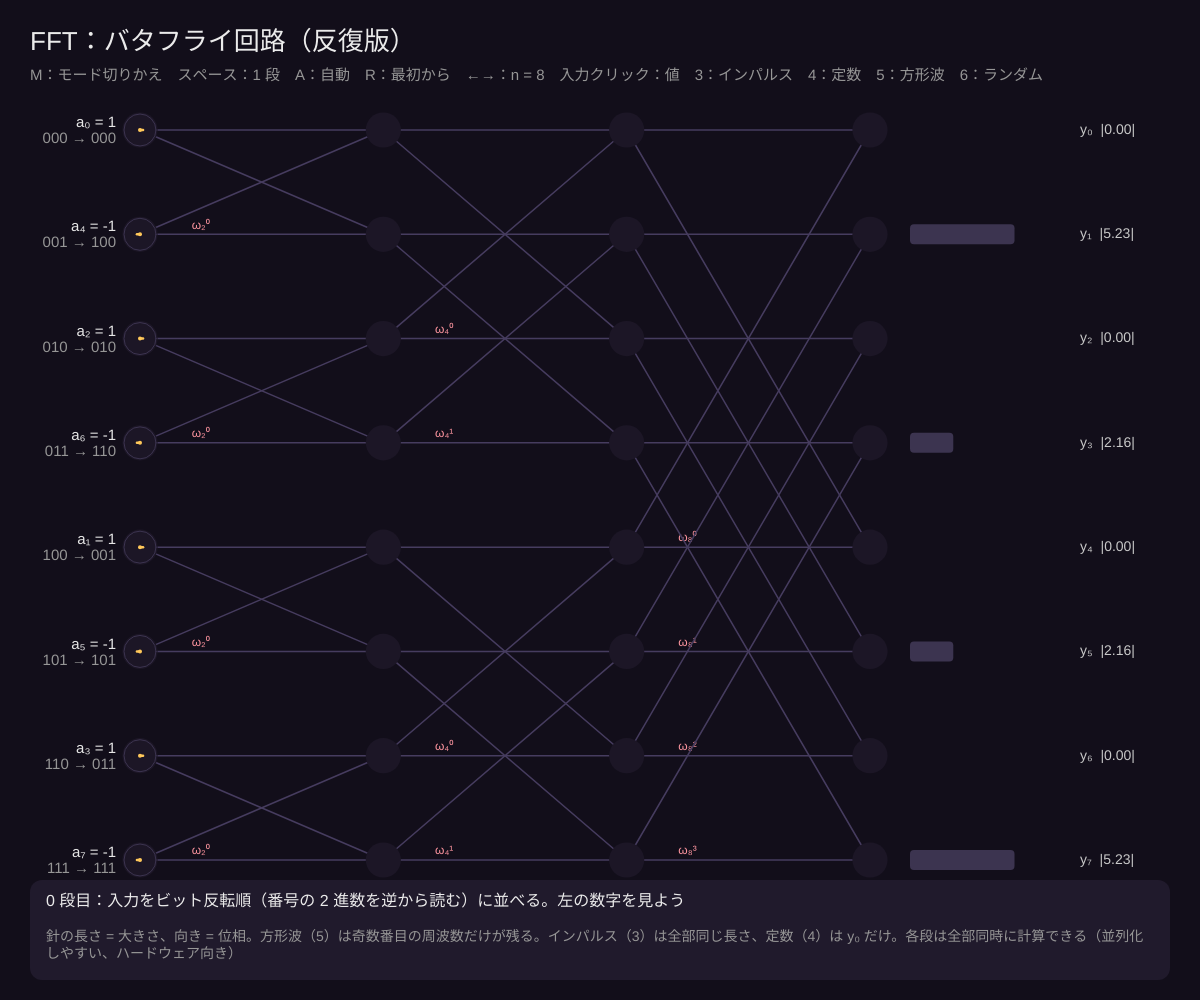
Frame 1 (no input)
Frame 60 (no input): identical to frame 1, image omitted
Frame 120 (the mouse pressed at the canvas centre since frame 60): identical to frame 1, image omitted

The p5.js sketch that drew this single still picture (run headless with seeded random() and noise() and a simulated clock; from frame 60 on, the mouse is pressed at the canvas centre):

// p5.js sketch
// ── sketch.js
// ============================================
// 08 FFT：分けて、まとめる（再帰とバタフライ）
// 1：再帰の木　偶数番目と奇数番目に分けて半分の DFT を 2 つ → 「バタフライ」でまとめる（再帰版 FFT）
// 2：バタフライ回路　葉の並び（ビット反転順）から始めて、下から順にまとめる（反復版 FFT）
// スペース：1 段進む / A：自動 / R：最初から / ←→：n = 4, 8, 16 / 入力の丸をクリック：値を変える
// 3：インパルス  4：定数  5：方形波  6：ランダム（M でモード切りかえ）
// ============================================

let n = 8;        // ★ 点の数（2 の累乗）
let speed = 60;   // ★ 自動再生の間隔（フレーム）

let mode = 2, a = [], stagesV = [], tree = [], maxMag = 1, stage = 0, auto = false, timer = 0, flow = 0;

function setup() { createCanvas(windowWidth, windowHeight); textWrap(CHAR); input(5); }

function input(k) {
  a = [];
  for (let j = 0; j < n; j++) {
    if (k === 3) a.push(j === 0 ? 1 : 0);
    if (k === 4) a.push(1);
    if (k === 5) a.push(j < n / 2 ? 1 : -1);
    if (k === 6) a.push(floor(random(-2, 3)));
  }
  computeFFT(); stage = 0;
}

const cmul = (p, q) => [p[0] * q[0] - p[1] * q[1], p[0] * q[1] + p[1] * q[0]];
const cadd = (p, q) => [p[0] + q[0], p[1] + q[1]];
const csub = (p, q) => [p[0] - q[0], p[1] - q[1]];
const w = (m, j) => [cos((TWO_PI * j) / m), sin((TWO_PI * j) / m)]; // ω_m^j
function rev(i, bits) { let r = 0; for (let b = 0; b < bits; b++) if (i & (1 << b)) r |= 1 << (bits - 1 - b); return r; }

function computeFFT() {
  let L = round(log(n) / log(2));
  // 反復版：ビット反転してから、長さ 2, 4, 8 … のバタフライ
  let A = []; for (let i = 0; i < n; i++) A.push([a[rev(i, L)], 0]);
  stagesV = [A.map(v => v.slice())];
  for (let s = 1; s <= L; s++) {
    let m = 1 << s;
    for (let k0 = 0; k0 < n; k0 += m) for (let j = 0; j < m / 2; j++) {
      let t = cmul(w(m, j), A[k0 + j + m / 2]), u = A[k0 + j];
      A[k0 + j] = cadd(u, t); A[k0 + j + m / 2] = csub(u, t);
    }
    stagesV.push(A.map(v => v.slice()));
  }
  // 再帰版の木：各ノードは「係数の番号のリスト」と DFT の結果
  tree = [];
  function rec(idx, d) {
    let node = { idx, d, y: null };
    (tree[d] = tree[d] || []).push(node);
    if (idx.length === 1) { node.y = [[a[idx[0]], 0]]; return node.y; }
    let y0 = rec(idx.filter((_, i) => i % 2 === 0), d + 1), y1 = rec(idx.filter((_, i) => i % 2 === 1), d + 1);
    let m = idx.length, y = [];
    for (let k = 0; k < m / 2; k++) { let t = cmul(w(m, k), y1[k]); y[k] = cadd(y0[k], t); y[k + m / 2] = csub(y0[k], t); }
    node.y = y; return y;
  }
  rec([...Array(n).keys()], 0);
  maxMag = 1e-9; for (let st of stagesV) for (let v of st) maxMag = max(maxMag, mag(v[0], v[1])); // 針の長さのものさし
}

function maxStage() { let L = round(log(n) / log(2)); return mode === 1 ? 2 * L : L; }

function draw() {
  background(18, 14, 26);
  if (auto && ++timer % speed === 0) stage = stage >= maxStage() ? 0 : stage + 1;
  flow = (flow + 0.02) % 1;
  fill(235); noStroke(); textSize(26); textAlign(LEFT, BASELINE);
  text(mode === 1 ? 'FFT：再帰の木（分けて、まとめる）' : 'FFT：バタフライ回路（反復版）', 30, 50);
  textSize(15); fill(150);
  text('M：モード切りかえ　スペース：1 段　A：自動' + (auto ? '（中）' : '') + '　R：最初から　←→：n = ' + n + '　入力クリック：値　3：インパルス　4：定数　5：方形波　6：ランダム', 30, 80);
  if (mode === 1) drawTree(); else drawButterfly();
}

function phasor(x, y, v, r, col) {
  let mg = mag(v[0], v[1]), s = min(1, mg / maxMag) * r;
  noFill(); stroke(60, 52, 80); strokeWeight(1); circle(x, y, r * 2);
  if (mg > 1e-9) { stroke(col); strokeWeight(2.5); line(x, y, x + (v[0] / mg) * s, y - (v[1] / mg) * s); }
  noStroke(); fill(col); circle(x, y, 4);
}

function drawTree() {
  let L = round(log(n) / log(2)), top = 125, rowH = (height - 280) / (L + 0.7);
  // stage 0..L：下へ分ける / L..2L：上へまとめる
  let downTo = min(stage, L), upFrom = stage > L ? L - (stage - L) : L + 1;
  for (let d = 0; d <= L; d++) {
    if (d > downTo) continue;
    let nodes = tree[d], bw = (width - 80) / nodes.length;
    for (let i = 0; i < nodes.length; i++) {
      let nd = nodes[i], x = 40 + i * bw, y = top + d * rowH;
      let done = d >= upFrom || (d === L && stage >= L);
      fill(done ? color(30, 70, 66) : color(40, 34, 56)); stroke(done ? color(78, 225, 190) : color(90, 80, 120)); strokeWeight(1.5);
      rect(x + 4, y, bw - 8, rowH * 0.62, 8);
      noStroke(); fill(230); textAlign(CENTER, TOP); textSize(min(16, bw / (nd.idx.length * 2.2)));
      text(nd.idx.map(j => 'a' + sub(j)).join(' '), x + bw / 2, y + 6);
      if (done) { let pr = min(22, bw / (nd.y.length * 2.6), rowH * 0.18); for (let k = 0; k < nd.y.length; k++) phasor(x + bw / 2 + (k - (nd.y.length - 1) / 2) * pr * 2.4, y + rowH * 0.42, nd.y[k], pr, color(255, 200, 90)); }
      if (d < L && d < downTo) { stroke(255, 95, 109, 150); strokeWeight(2); let cy = y + rowH * 0.62, ny = top + (d + 1) * rowH; line(x + bw * 0.5, cy, x + bw * 0.25, ny); line(x + bw * 0.5, cy, x + bw * 0.75, ny); }
    }
  }
  let my = height - 120; noStroke(); fill(32, 26, 44); rect(30, my, width - 60, 100, 12);
  fill(235); textSize(16); textAlign(LEFT, TOP);
  let m = stage <= L ? `分ける：番号が偶数（0, 2, 4…）と奇数（1, 3, 5…）に分ける。A(x) = A⁰(x²) + x·A¹(x²)。いま ${downTo} 段目まで` :
    `まとめる（バタフライ）：yₖ = y⁰ₖ + ωᵏ·y¹ₖ、yₖ₊ₘ/₂ = y⁰ₖ − ωᵏ·y¹ₖ。黄色い針が各 DFT の値（長さ = 大きさ、向き = 位相）`;
  text(m, 46, my + 14, width - 100);
  fill(150); textSize(14);
  text('いちばん下の葉の並び a₀ a₄ a₂ a₆ a₁ a₅ a₃ a₇ は、番号を 2 進数で逆から読んだ順（ビット反転）。だから反復版は最初にビット反転で並べかえる。各段 Θ(n)、段数 log n → Θ(n log n)', 46, my + 50, width - 100);
}

function drawButterfly() {
  let L = round(log(n) / log(2)), top = 130, H = height - 270, rowH = H / (n - 1), left = 140, colW = (width - left - 330) / L;
  let X = s => left + s * colW, Y = i => top + i * rowH;
  // 線
  for (let s = 1; s <= L; s++) {
    let m = 1 << s, active = s === stage, past = s < stage;
    for (let k0 = 0; k0 < n; k0 += m) for (let j = 0; j < m / 2; j++) {
      let u = k0 + j, v = k0 + j + m / 2;
      stroke(active ? color(255, 200, 90) : past ? color(78, 225, 190, 140) : color(70, 60, 95)); strokeWeight(active ? 2.5 : 1.5);
      line(X(s - 1), Y(u), X(s), Y(u)); line(X(s - 1), Y(v), X(s), Y(v)); line(X(s - 1), Y(u), X(s), Y(v)); line(X(s - 1), Y(v), X(s), Y(u));
      if (active) {
        noStroke(); fill(255, 200, 90);
        for (let [p, q] of [[u, u], [v, v], [u, v], [v, u]]) circle(lerp(X(s - 1), X(s), flow), lerp(Y(p), Y(q), flow), 7);
      }
      if (rowH > 22 || j === 0) { noStroke(); fill(255, 150, 160); textSize(12); textAlign(CENTER, BOTTOM); text(`ω${sub(m)}${sup(j)}`, lerp(X(s - 1), X(s), 0.25), Y(v) - 3); }
    }
  }
  // ノード（値は針で表示）
  for (let s = 0; s <= L; s++) for (let i = 0; i < n; i++) {
    let shown = s <= stage, v = stagesV[s][i], r = min(16, rowH * 0.42);
    noStroke(); fill(28, 22, 38); circle(X(s), Y(i), r * 2.2);
    if (shown) phasor(X(s), Y(i), v, r, s === L ? color(78, 225, 190) : color(255, 200, 90));
  }
  // 入力ラベル（ビット反転）
  textAlign(RIGHT, CENTER); textSize(min(15, rowH * 0.5));
  for (let i = 0; i < n; i++) { let j = rev(i, L); fill(230); noStroke(); text(`a${sub(j)} = ${a[j]}`, X(0) - 24, Y(i) - 7); fill(150); text(`${bin(i, L)} → ${bin(j, L)}`, X(0) - 24, Y(i) + 9); }
  // 出力の大きさ
  let ox = X(L) + 40;
  for (let i = 0; i < n; i++) {
    let v = stagesV[L][i], mg = mag(v[0], v[1]);
    fill(stage >= L ? color(78, 225, 190) : color(60, 52, 80)); noStroke();
    rect(ox, Y(i) - min(10, rowH * 0.3), (mg / n) * 160, min(20, rowH * 0.6), 4);
    fill(200); textAlign(LEFT, CENTER); textSize(min(14, rowH * 0.5)); text(`y${sub(i)}  |${mg.toFixed(2)}|`, ox + 170, Y(i));
  }
  let my = height - 120; noStroke(); fill(32, 26, 44); rect(30, my, width - 60, 100, 12);
  fill(235); textSize(16); textAlign(LEFT, TOP);
  text(stage === 0 ? '0 段目：入力をビット反転順（番号の 2 進数を逆から読む）に並べる。左の数字を見よう' :
    stage < L ? `${stage} 段目：長さ ${1 << stage} のバタフライ。上 = u + ωt、下 = u − ωt（掛け算は 1 回で 2 つの値ができる）` :
    `完成：${L} 段 × ${n / 2} 個のバタフライ = ${(L * n) / 2} 回の複素数の掛け算（DFT のままなら ${n * n} 回）`, 46, my + 14, width - 100);
  fill(150); textSize(14);
  text('針の長さ = 大きさ、向き = 位相。方形波（5）は奇数番目の周波数だけが残る。インパルス（3）は全部同じ長さ、定数（4）は y₀ だけ。各段は全部同時に計算できる（並列化しやすい、ハードウェア向き）', 46, my + 50, width - 100);
}

function mousePressed() {
  if (mode !== 2) return;
  let L = round(log(n) / log(2)), rowH = (height - 270) / (n - 1);
  for (let i = 0; i < n; i++) if (dist(mouseX, mouseY, 140, 130 + i * rowH) < 16) { let j = rev(i, L); a[j] = a[j] >= 2 ? -1 : a[j] + 1; computeFFT(); }
}
function keyPressed() {
  if (key === ' ') stage = stage >= maxStage() ? 0 : stage + 1;
  if (key === 'a' || key === 'A') auto = !auto;
  if (key === 'r' || key === 'R') stage = 0;
  if (key === 'm' || key === 'M') { mode = 3 - mode; stage = 0; }
  if (key >= '3' && key <= '6') input(int(key));
  if (key === '1' || key === '2') { mode = int(key); stage = 0; }
  if (key === RIGHT_ARROW && n < 16) { n *= 2; input(5); }
  if (key === LEFT_ARROW && n > 4) { n /= 2; input(5); }
}
function bin(v, L) { return v.toString(2).padStart(L, '0'); }
function sub(k) { return String(k).split('').map(c => '₀₁₂₃₄₅₆₇₈₉'[c]).join(''); }
function sup(k) { return String(k).split('').map(c => '⁰¹²³⁴⁵⁶⁷⁸⁹'[c]).join(''); }
function windowResized() { resizeCanvas(windowWidth, windowHeight); }

// ---------- やってみよう ----------
// 1. 再帰の木（1）の葉の並びと、バタフライ回路（2）の入力の並びが同じことを確かめる
// 2. n = 16 で掛け算の回数を数える。DFT のままの何分の 1？ n = 1024 なら？
// 3. 入力を 1 つだけ 1 にする位置を変えると、出力の大きさは変わらず、針の向きだけが変わる
